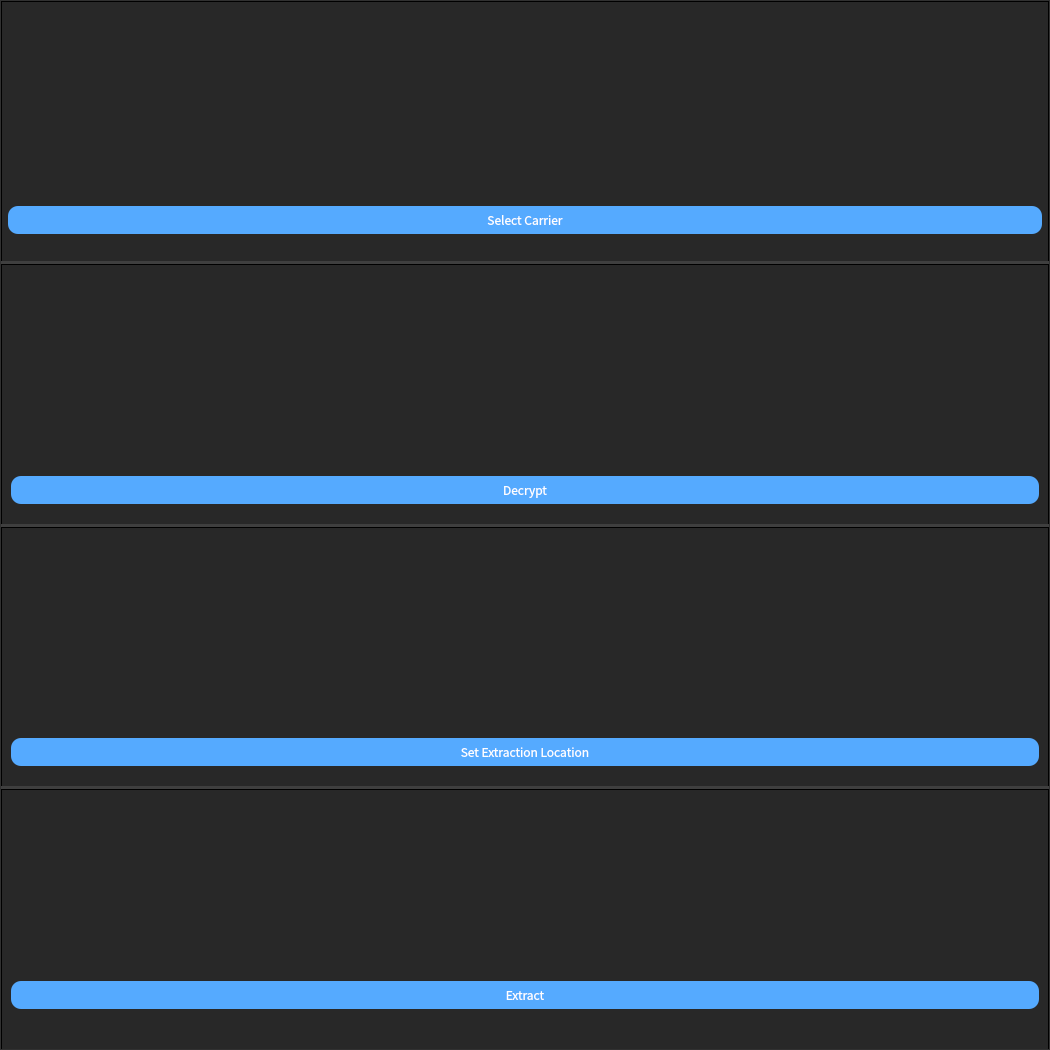
<?xml version="1.0" encoding="UTF-8"?>
<ui version="4.0">
 <class>extract</class>
 <widget class="QWidget" name="extract">
  <property name="geometry">
   <rect>
    <x>0</x>
    <y>0</y>
    <width>1050</width>
    <height>1050</height>
   </rect>
  </property>
  <property name="windowTitle">
   <string>Ciri</string>
  </property>
  <property name="windowIcon">
   <iconset>
    <normaloff>../images/rabbit_small.png</normaloff>../images/rabbit_small.png</iconset>
  </property>
  <layout class="QVBoxLayout" name="verticalLayout">
   <property name="spacing">
    <number>0</number>
   </property>
   <property name="leftMargin">
    <number>0</number>
   </property>
   <property name="topMargin">
    <number>0</number>
   </property>
   <property name="rightMargin">
    <number>0</number>
   </property>
   <property name="bottomMargin">
    <number>0</number>
   </property>
   <item>
    <widget class="QFrame" name="embed_frame">
     <property name="sizePolicy">
      <sizepolicy hsizetype="Preferred" vsizetype="Preferred">
       <horstretch>0</horstretch>
       <verstretch>0</verstretch>
      </sizepolicy>
     </property>
     <property name="styleSheet">
      <string notr="true">QFrame {
background-color: rgb(63, 63, 63);
}</string>
     </property>
     <property name="frameShape">
      <enum>QFrame::StyledPanel</enum>
     </property>
     <property name="frameShadow">
      <enum>QFrame::Raised</enum>
     </property>
     <layout class="QVBoxLayout" name="verticalLayout_2" stretch="0">
      <property name="spacing">
       <number>0</number>
      </property>
      <property name="leftMargin">
       <number>0</number>
      </property>
      <property name="topMargin">
       <number>0</number>
      </property>
      <property name="rightMargin">
       <number>0</number>
      </property>
      <property name="bottomMargin">
       <number>0</number>
      </property>
      <item>
       <layout class="QVBoxLayout" name="embed_layout" stretch="0">
        <property name="spacing">
         <number>0</number>
        </property>
        <property name="leftMargin">
         <number>0</number>
        </property>
        <property name="topMargin">
         <number>0</number>
        </property>
        <property name="rightMargin">
         <number>0</number>
        </property>
        <property name="bottomMargin">
         <number>0</number>
        </property>
        <item>
         <widget class="QFrame" name="embed_main_frame">
          <property name="sizePolicy">
           <sizepolicy hsizetype="Preferred" vsizetype="Preferred">
            <horstretch>0</horstretch>
            <verstretch>0</verstretch>
           </sizepolicy>
          </property>
          <property name="styleSheet">
           <string notr="true">QFrame{
border:none;
margin-bottom:-5px;
}</string>
          </property>
          <property name="frameShape">
           <enum>QFrame::StyledPanel</enum>
          </property>
          <property name="frameShadow">
           <enum>QFrame::Raised</enum>
          </property>
          <layout class="QVBoxLayout" name="verticalLayout_6">
           <property name="spacing">
            <number>3</number>
           </property>
           <property name="leftMargin">
            <number>0</number>
           </property>
           <property name="topMargin">
            <number>0</number>
           </property>
           <property name="rightMargin">
            <number>0</number>
           </property>
           <property name="bottomMargin">
            <number>0</number>
           </property>
           <item>
            <widget class="QFrame" name="fileFrame">
             <property name="sizePolicy">
              <sizepolicy hsizetype="Preferred" vsizetype="Preferred">
               <horstretch>0</horstretch>
               <verstretch>0</verstretch>
              </sizepolicy>
             </property>
             <property name="styleSheet">
              <string notr="true">QFrame{
background-color: rgb(33,33,33,200);
border: 1px solid;
border-color: black;
}

QFrame::hover{
background-color: rgb(33,33,33);
}</string>
             </property>
             <property name="frameShape">
              <enum>QFrame::StyledPanel</enum>
             </property>
             <property name="frameShadow">
              <enum>QFrame::Raised</enum>
             </property>
             <layout class="QVBoxLayout" name="verticalLayout_11">
              <property name="spacing">
               <number>6</number>
              </property>
              <property name="leftMargin">
               <number>6</number>
              </property>
              <property name="topMargin">
               <number>6</number>
              </property>
              <property name="rightMargin">
               <number>6</number>
              </property>
              <property name="bottomMargin">
               <number>6</number>
              </property>
              <item>
               <spacer name="verticalSpacer_15">
                <property name="orientation">
                 <enum>Qt::Vertical</enum>
                </property>
                <property name="sizeType">
                 <enum>QSizePolicy::Preferred</enum>
                </property>
                <property name="sizeHint" stdset="0">
                 <size>
                  <width>20</width>
                  <height>30</height>
                 </size>
                </property>
               </spacer>
              </item>
              <item>
               <widget class="QLabel" name="file_icon">
                <property name="styleSheet">
                 <string notr="true">QLabel{
background: none;
border: none;
}</string>
                </property>
                <property name="text">
                 <string/>
                </property>
                <property name="pixmap">
                 <pixmap>../images/Images-128.png</pixmap>
                </property>
                <property name="scaledContents">
                 <bool>false</bool>
                </property>
                <property name="alignment">
                 <set>Qt::AlignCenter</set>
                </property>
                <property name="wordWrap">
                 <bool>false</bool>
                </property>
               </widget>
              </item>
              <item>
               <spacer name="verticalSpacer_10">
                <property name="orientation">
                 <enum>Qt::Vertical</enum>
                </property>
                <property name="sizeType">
                 <enum>QSizePolicy::Minimum</enum>
                </property>
                <property name="sizeHint" stdset="0">
                 <size>
                  <width>20</width>
                  <height>20</height>
                 </size>
                </property>
               </spacer>
              </item>
              <item>
               <widget class="QPushButton" name="selectCarrier">
                <property name="font">
                 <font>
                  <family>Noto Sans CJK TC</family>
                 </font>
                </property>
                <property name="styleSheet">
                 <string notr="true">QPushButton{
background-color: rgb(85, 170, 255);
color: white;
border-radius: 10px;
padding: 5px;
}

QPushButton::hover{
background-color: rgb(37, 74, 111);
}</string>
                </property>
                <property name="text">
                 <string>Select Carrier</string>
                </property>
                <property name="checkable">
                 <bool>false</bool>
                </property>
                <property name="autoRepeat">
                 <bool>false</bool>
                </property>
                <property name="autoDefault">
                 <bool>false</bool>
                </property>
                <property name="default">
                 <bool>false</bool>
                </property>
               </widget>
              </item>
              <item>
               <spacer name="verticalSpacer_18">
                <property name="orientation">
                 <enum>Qt::Vertical</enum>
                </property>
                <property name="sizeType">
                 <enum>QSizePolicy::Minimum</enum>
                </property>
                <property name="sizeHint" stdset="0">
                 <size>
                  <width>20</width>
                  <height>20</height>
                 </size>
                </property>
               </spacer>
              </item>
             </layout>
            </widget>
           </item>
           <item>
            <widget class="QFrame" name="carrierFrame">
             <property name="styleSheet">
              <string notr="true">QFrame{
background-color: rgb(33,33,33,200);
border: 1px solid;
border-color: black;
}

QFrame::hover{
background-color: rgb(33,33,33);
}</string>
             </property>
             <property name="frameShape">
              <enum>QFrame::StyledPanel</enum>
             </property>
             <property name="frameShadow">
              <enum>QFrame::Raised</enum>
             </property>
             <layout class="QVBoxLayout" name="verticalLayout_14">
              <item>
               <widget class="QLabel" name="carrier_icon">
                <property name="styleSheet">
                 <string notr="true">QLabel{
background: none;
border: none;
}</string>
                </property>
                <property name="text">
                 <string/>
                </property>
                <property name="pixmap">
                 <pixmap>../images/Lock-Open-128.png</pixmap>
                </property>
                <property name="alignment">
                 <set>Qt::AlignCenter</set>
                </property>
               </widget>
              </item>
              <item>
               <spacer name="verticalSpacer_20">
                <property name="orientation">
                 <enum>Qt::Vertical</enum>
                </property>
                <property name="sizeType">
                 <enum>QSizePolicy::Minimum</enum>
                </property>
                <property name="sizeHint" stdset="0">
                 <size>
                  <width>20</width>
                  <height>20</height>
                 </size>
                </property>
               </spacer>
              </item>
              <item>
               <widget class="QPushButton" name="passwordButton">
                <property name="font">
                 <font>
                  <family>Noto Sans CJK TC</family>
                 </font>
                </property>
                <property name="styleSheet">
                 <string notr="true">QPushButton{
background-color: rgb(85, 170, 255);
color: white;
border-radius: 10px;
padding: 5px;
}

QPushButton::hover{
background-color: rgb(37, 74, 111);
}</string>
                </property>
                <property name="text">
                 <string>Decrypt</string>
                </property>
               </widget>
              </item>
              <item>
               <spacer name="verticalSpacer_21">
                <property name="orientation">
                 <enum>Qt::Vertical</enum>
                </property>
                <property name="sizeType">
                 <enum>QSizePolicy::Minimum</enum>
                </property>
                <property name="sizeHint" stdset="0">
                 <size>
                  <width>20</width>
                  <height>10</height>
                 </size>
                </property>
               </spacer>
              </item>
             </layout>
            </widget>
           </item>
           <item>
            <widget class="QFrame" name="setPass_frame">
             <property name="styleSheet">
              <string notr="true">QFrame{
background-color: rgb(33,33,33,200);
border: 1px solid;
border-color: black;
}

QFrame::hover{
background-color: rgb(33,33,33);
}</string>
             </property>
             <property name="frameShape">
              <enum>QFrame::StyledPanel</enum>
             </property>
             <property name="frameShadow">
              <enum>QFrame::Raised</enum>
             </property>
             <layout class="QVBoxLayout" name="verticalLayout_12">
              <item>
               <widget class="QLabel" name="lock_icon">
                <property name="styleSheet">
                 <string notr="true">QLabel {
background: none;
border: none;
}</string>
                </property>
                <property name="text">
                 <string/>
                </property>
                <property name="pixmap">
                 <pixmap>../images/Folder-Open-128.png</pixmap>
                </property>
                <property name="alignment">
                 <set>Qt::AlignCenter</set>
                </property>
               </widget>
              </item>
              <item>
               <spacer name="verticalSpacer_13">
                <property name="orientation">
                 <enum>Qt::Vertical</enum>
                </property>
                <property name="sizeType">
                 <enum>QSizePolicy::Minimum</enum>
                </property>
                <property name="sizeHint" stdset="0">
                 <size>
                  <width>20</width>
                  <height>20</height>
                 </size>
                </property>
               </spacer>
              </item>
              <item>
               <widget class="QPushButton" name="locationButton">
                <property name="font">
                 <font>
                  <family>Noto Sans CJK TC</family>
                 </font>
                </property>
                <property name="styleSheet">
                 <string notr="true">QPushButton{
background-color: rgb(85, 170, 255);
color: white;
border-radius: 10px;
padding: 5px;
}

QPushButton::hover{
background-color: rgb(37, 74, 111);
}</string>
                </property>
                <property name="text">
                 <string>Set Extraction Location</string>
                </property>
               </widget>
              </item>
              <item>
               <spacer name="verticalSpacer_16">
                <property name="orientation">
                 <enum>Qt::Vertical</enum>
                </property>
                <property name="sizeType">
                 <enum>QSizePolicy::Preferred</enum>
                </property>
                <property name="sizeHint" stdset="0">
                 <size>
                  <width>20</width>
                  <height>10</height>
                 </size>
                </property>
               </spacer>
              </item>
             </layout>
            </widget>
           </item>
           <item>
            <widget class="QFrame" name="embedFrame">
             <property name="styleSheet">
              <string notr="true">QFrame{
background-color: rgb(33,33,33,200);
border: 1px solid;
border-color: black;
}

QFrame::hover{
background-color: rgb(33,33,33);
}</string>
             </property>
             <property name="frameShape">
              <enum>QFrame::StyledPanel</enum>
             </property>
             <property name="frameShadow">
              <enum>QFrame::Raised</enum>
             </property>
             <layout class="QVBoxLayout" name="verticalLayout_13">
              <item>
               <widget class="QLabel" name="embed_icon">
                <property name="styleSheet">
                 <string notr="true">QLabel{
background: none;
border: none;
}</string>
                </property>
                <property name="text">
                 <string/>
                </property>
                <property name="pixmap">
                 <pixmap>../images/Box-Open-128.png</pixmap>
                </property>
                <property name="alignment">
                 <set>Qt::AlignCenter</set>
                </property>
               </widget>
              </item>
              <item>
               <spacer name="verticalSpacer_12">
                <property name="orientation">
                 <enum>Qt::Vertical</enum>
                </property>
                <property name="sizeType">
                 <enum>QSizePolicy::Minimum</enum>
                </property>
                <property name="sizeHint" stdset="0">
                 <size>
                  <width>20</width>
                  <height>20</height>
                 </size>
                </property>
               </spacer>
              </item>
              <item>
               <widget class="QPushButton" name="extractButton">
                <property name="font">
                 <font>
                  <family>Noto Sans CJK TC</family>
                 </font>
                </property>
                <property name="styleSheet">
                 <string notr="true">QPushButton{
background-color: rgb(85, 170, 255);
color: white;
border-radius: 10px;
padding: 5px;
}

QPushButton::hover{
background-color: rgb(37, 74, 111);
}</string>
                </property>
                <property name="text">
                 <string>Extract</string>
                </property>
               </widget>
              </item>
              <item>
               <spacer name="verticalSpacer_17">
                <property name="orientation">
                 <enum>Qt::Vertical</enum>
                </property>
                <property name="sizeType">
                 <enum>QSizePolicy::Preferred</enum>
                </property>
                <property name="sizeHint" stdset="0">
                 <size>
                  <width>20</width>
                  <height>30</height>
                 </size>
                </property>
               </spacer>
              </item>
             </layout>
            </widget>
           </item>
          </layout>
         </widget>
        </item>
       </layout>
      </item>
     </layout>
    </widget>
   </item>
  </layout>
 </widget>
 <resources/>
 <connections/>
</ui>
